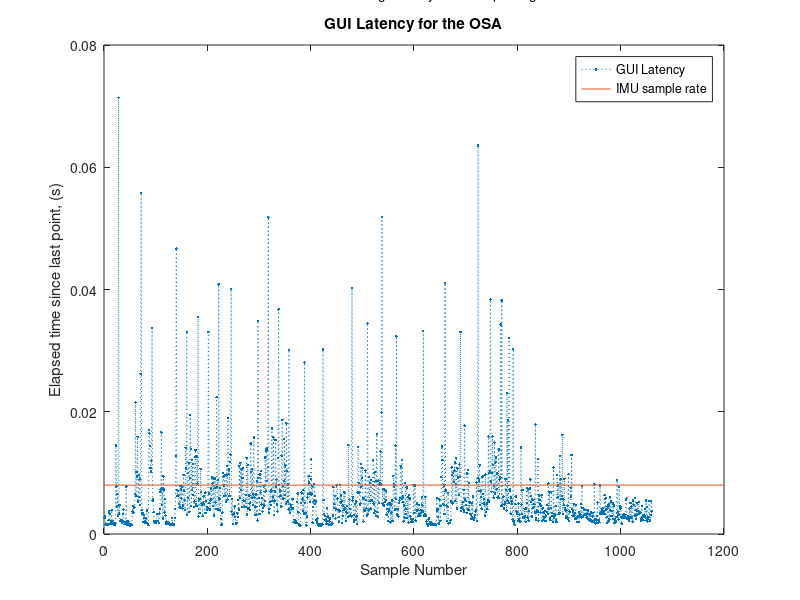

This chart was generated by the following MATLAB code:

f = fopen('latency_test4.txt');
t = textscan(f,'%s');

z = t{1};
z(strcmp(z,'Elapsed'))=[];
z(strcmp(z,'time'))=[];
z(strcmp(z,'in'))=[];
z(strcmp(z,'seconds.'))=[];
z(strcmp(z,'is'))=[];
z(strcmp(z,'mark'))=[];

i = cell2mat(z);
n = str2num(i);

figure

plot(n,'.:')
hold on
plot(xlim,[0.008 0.008],'-');
a = mean(n(4:10:end));
%plot(xlim,[a a],'--');
d = n;
d(4:10:end) = [];
b = mean(d);
%plot(xlim,[b b]);
legend('GUI Latency','IMU sample rate','Avg. latency when plotting');%,'Avg. latency when not plotting');
text(500,0.09,sprintf('Avg. latency when plotting = %0.4f s\nAvg. latency when not plotting = %0.4f s',a,b));
xlabel('Sample Number');
ylabel('Elapsed time since last point, (s)');
title('GUI Latency for the OSA');

